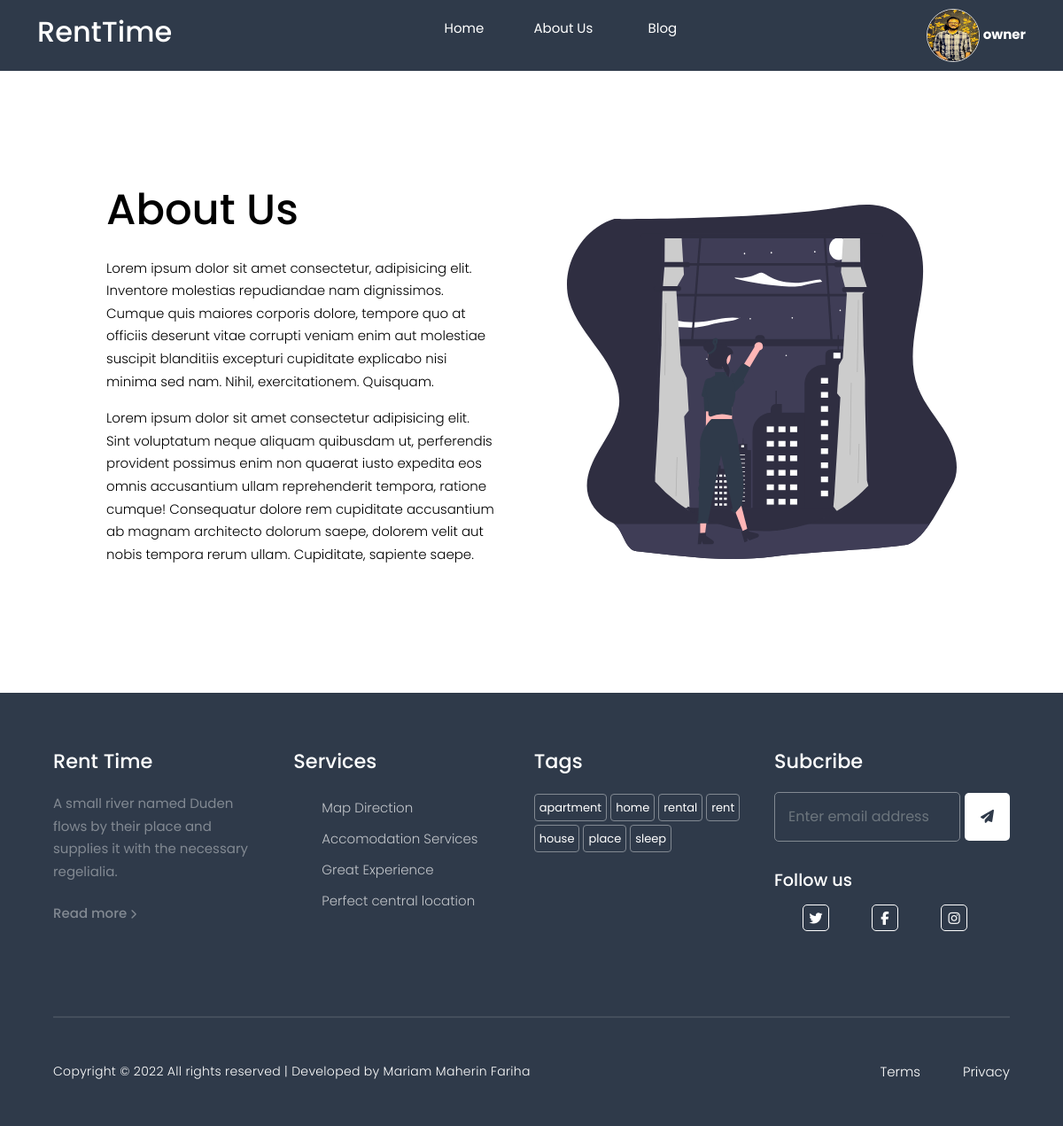
The app's page /about/ (signed in) with its own data.
### app/models.py (models this page shows)
class User(AbstractUser):
    GENDER_CHOICES = (
        ('Male', 'Male'),
        ('Female', 'Female'),
        ('Other', 'Other')
    )
    is_renter = models.BooleanField(default = False)
    is_owner = models.BooleanField(default = False)
    gender = models.CharField(max_length=10, choices=GENDER_CHOICES, null=True, blank=True)
    nid = models.CharField(max_length=13, null=True, blank=True)
    mobile_No = models.CharField(max_length=11, null = False, blank=False)
    affiliation_name = models.CharField(max_length=20, null = True, blank=True)
    affiliation_id = models.CharField(max_length=20, null = True, blank=True)
    dob = models.DateTimeField(null=True,blank=True)
    present_address = models.CharField(max_length=255, blank=True)
    photo = models.ImageField(upload_to='images/', default='images/user.jpg', blank=True)
    def __str__(self):
        return self.username

### app/views/rentapp.py (the view)
# urls.py: path('about/', rentapp.about, name='about'),
def about(request):
        return render(request, 'about.html')

### templates/about.html (shortened to what this page needs)
{% extends 'layout.html' %}
 {% load static %}
 {% block content %}
    <main>
        <div id="about">
            <div class="container">
                <div class="about-text">
                    <h2>About Us</h2>
                    <p>Lorem ipsum dolor sit amet consectetur, adipisicing elit. Inventore molestias repudiandae nam dignissimos. Cumque quis maiores corporis dolore, tempore quo at officiis deserunt vitae corrupti veniam enim aut molestiae suscipit blanditiis excepturi cupiditate explicabo nisi minima sed nam. Nihil, exercitationem. Quisquam.</p>
                    <p>Lorem ipsum dolor sit amet consectetur adipisicing elit. Sint voluptatum neque aliquam quibusdam ut, perferendis provident possimus enim non quaerat iusto expedita eos omnis accusantium ullam reprehenderit tempora, ratione cumque! Consequatur dolore rem cupiditate accusantium ab magnam architecto dolorum saepe, dolorem velit aut nobis tempora rerum ullam. Cupiditate, sapiente saepe.</p>
                </div>
                <img src="{% static 'images/ills-about.svg' %}" alt="Picture of house">
            </div>
        </div>
    </main>
{% endblock %}

### templates/layout.html (shortened to what this page needs)
{% load static %}
<!DOCTYPE html>
<html lang="en">
<head>
    <link rel="stylesheet" href="https://unpkg.com/swiper@8/swiper-bundle.min.css" />
    <link rel="stylesheet" href="https://cdn.jsdelivr.net/npm/bootstrap@5.0.0/dist/css/bootstrap.min.css">
    <link rel="stylesheet" type="text/css" href="{% static 'style.css' %}">
<body>
    {% block nav %}
    <header>
        <nav>
            <div class="container">
                <a href="{% url 'home' %}">
                    <h3>RentTime</h3>
                </a>
                <ul id="nav-items">
                    <li><a href="{% url 'home' %}">Home</a></li>
                    <li><a href="/about/">About Us</a></li>
                    <li><a href="/blogs/">Blog</a></li>
                {% if user.is_authenticated %}
                </ul>
                <div class="profile-icon" onclick="settingsMenuToggle()">
                    <img src="{{user.photo.url}}" alt="Avater">
                    <b style="color: white;">{{user}}</b>
                </div>
                {% else %}
                    <li>
                        <a href="{% url 'login' %}">LogIn</a>
                    </li>
                </ul>
                {% endif %}
            </div>
        </nav>
    </header>
    {% endblock %}
    {% block content %}
    {% endblock %}
    <footer id="footer">
        <div class="container">
            <div class="intro">
                <h4 class="footer-title"><a href="#" class="logo">Rent Time</a></h4>
                <p>A small river named Duden flows by their place and supplies it with the necessary regelialia.</p>
                <a href="/about/">Read more <span class="fa fa-chevron-right" style="font-size: 11px;"></span></a>
            </div>
            <div class="Services">
                <h4 class="footer-title">Services</h4>
                <ul>
                    <li><a href="#">Map Direction</a></li>
                    <li><a href="#">Accomodation Services</a></li>
                    <li><a href="#">Great Experience</a></li>
                    <li><a href="#">Perfect central location</a></li>
                </ul>
            </div>
            <div class="tag-cloud">
                <h4 class="footer-title">Tags</h4>
                <div class="short-link">
                    <a href="#" class="tag-cloud-link">apartment</a>
                    <a href="#" class="tag-cloud-link">home</a>
                    <a href="#" class="tag-cloud-link">rental</a>
                    <a href="#" class="tag-cloud-link">rent</a>
                    <a href="#" class="tag-cloud-link">house</a>
                    <a href="#" class="tag-cloud-link">place</a>
                    <a href="#" class="tag-cloud-link">sleep</a>
                </div>
            </div>
            <div class="subscribe">
                <div class="subscribeWrapper">
                    <h4 class="footer-title">Subcribe</h4>
                    <form action="#" class="subscribe-form">
                        <input type="email" class="form-control rounded-left" placeholder="Enter email address"
                            required>
                        <button type="submit"><i class="fa fa-paper-plane"></i></button>
                    </form>
                </div>
                <div id="social-links">
                    <h4>Follow us</h4>
                    <ul>
                        <li><a href="#"><span class="fa fa-twitter"></span></a></li>
                        <li><a href="#"><span class="fa fa-facebook"></span></a></li>
                        <li><a href="#"><span class="fa fa-instagram"></span></a></li>
                    </ul>
                </div>
            </div>
        </div>
        <div class="container hrtag">
            <hr>
        </div>
        <div class="copyright-message-and-privacy">
            <div class="container copyright-box">
                <div class="copyright-message">
                    <p>
                        Copyright &copy; 2022 All rights reserved | Developed by Mariam Maherin Fariha
                    </p>
                </div>
                <div class="terms-privacy">
                    <p>
                        <a href="#">Terms</a>
                        <a href="#">Privacy</a>
                    </p>
                </div>
            </div>
        </div>
    </footer>
</body>
</html>

### static/style.css (style rules this page uses)
* { padding: 0; margin: 0; font-family: 'Poppins', sans-serif; text-decoration: none; border: none; outline: none; box-sizing: border-box; list-style-type: none; }
:root { --body-color: #efefef; --nav-color: #2f3a4a; --bg-color: #fff; --custom-shadow: 0 3px 8px rgb(0 0 0 / 12%), 0 3px 1px rgb(0 0 0 / 4%); }
a { color: #525252; }
body { background-color: var(--bg-color); transition: background 0.3s; color: #000; max-width: 100vw; font-size: 15px; }
img { max-width: 100%; }
html { scroll-behavior: smooth; scroll-padding-top: 5rem; }
h1, h2, h3, h4, h5 { color: #000; }
h2 { font-size: 2.6rem; }
h3 { font-size: 1.6rem; }
h4 { font-size: 1.2rem; }
p { line-height: 1.6rem; }
.container { width: 95%; margin: 0 auto; }
button { background: transparent; }
header { position: sticky; top: 0; z-index: 100; }
nav .container a h3 { color: #fff; font-size: 2rem; }
nav { display: flex; align-items: center; justify-content: center; background-color: var(--nav-color); height: 5rem; width: 100%; }
nav .container { display: flex; justify-content: space-between; align-items: center; height: 100% }
nav .container ul { display: flex; height: 100%; }
nav .container ul li { transition: all 0.3s ease; }
nav .container ul li a { width: 7rem; height: 100%; display: flex; justify-content: center; align-items: center; color: #fff; transition: all ease 0.3s; }
#footer { background-color: #2f3a4a; }
#footer .container { width: 90%; display: grid; grid-template-columns: repeat(4, 1fr); gap: 2rem; padding: 4rem 0 0; }
h4.footer-title, h4.footer-title a { color: #fff; font-weight: 500; font-size: 1.4rem; margin-bottom: 1.3rem; }
.intro p { color: #828992; margin-bottom: 1.5rem; }
.intro a { color: #828992; font-weight: 500; }
.Services ul li a { color: rgba(255, 255, 255, .7); line-height: 35px; }
.Services ul li a { color: rgba(255, 255, 255, .7); line-height: 35px; font-weight: 300; }
.short-link .tag-cloud-link { padding: 5px; border: 1px solid #828992; line-height: 35px; color: #fff; font-size: 13px; border-radius: 4px; transition: all 0.3s ease; }
.subscribe .subscribeWrapper .subscribe-form { display: flex; align-items: center; gap: 0.3rem; }
.subscribe { display: flex; flex-direction: column; gap: 2rem; }
.subscribe .subscribeWrapper .subscribe-form input, .subscribe .subscribeWrapper .subscribe-form button { background: transparent; border: 1px solid #828992; padding: 15px; border-radius: 5px; color: #fff; }
.subscribe .subscribeWrapper .subscribe-form button { background-color: #fff; color: #2f3a4a; cursor: pointer; border: none; padding: 16px 18px; }
.subscribe #social-links h4 { color: #fff; font-weight: 500; margin-bottom: 1rem; }
.subscribe #social-links ul { display: flex; align-items: center; }
.subscribe #social-links ul li a span { color: #fff; margin-right: 3rem; padding: 5px; border: 1px solid #fff; width: 30px; height: 30px; display: flex; justify-content: center; align-items: center; border-radius: 5px; transition: all 0.3s ease; }
#footer .hrtag { display: block; }
#footer .hrtag hr { border: 0.5px solid #828992; }
#footer .copyright-box { display: flex; justify-content: space-between; align-items: center; padding: 2rem 0 2rem; }
.copyright-message { color: #fff; letter-spacing: 0.3px; font-weight: 300; font-size: 14px; }
.terms-privacy p { display: flex; align-items: center; gap: 3rem; }
.terms-privacy p a { color: #fff; font-weight: 300; }
#about .container, #login-page .container, #register-page .container { width: 80%; display: grid; grid-template-columns: repeat(2, 1fr); align-items: center; padding: 8rem 0rem 8rem; gap: 5rem; }
#about .container .about-text h2 { font-size: 3rem; font-weight: 500; margin-bottom: 1.5rem; }
#about .container .about-text p { font-weight: 300; }
nav .container .profile-icon img { width: 60px; height: 60px; border: 1px solid #ddd; border-radius: 50%; cursor: pointer; }

### templates/layout.html (style rules this page uses)
a { text-decoration: none; }

### records on screen
User: photo (picture), username "owner"
